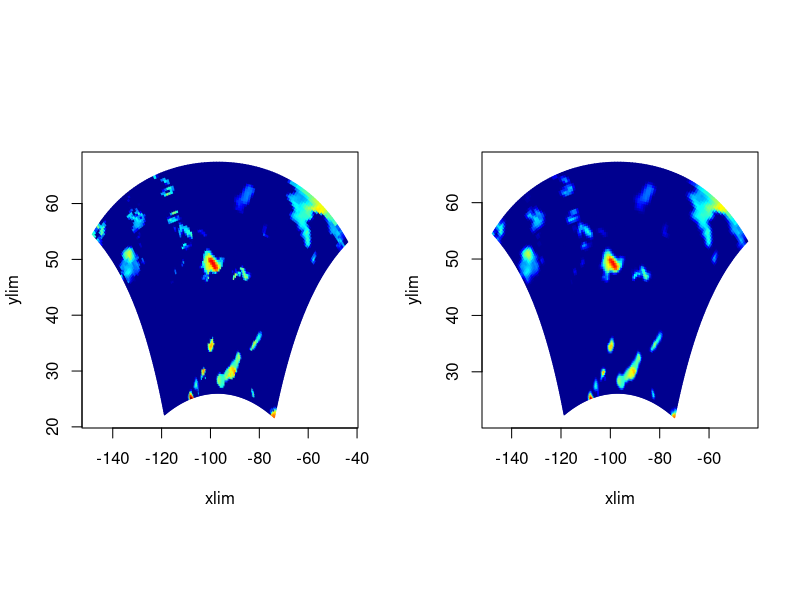
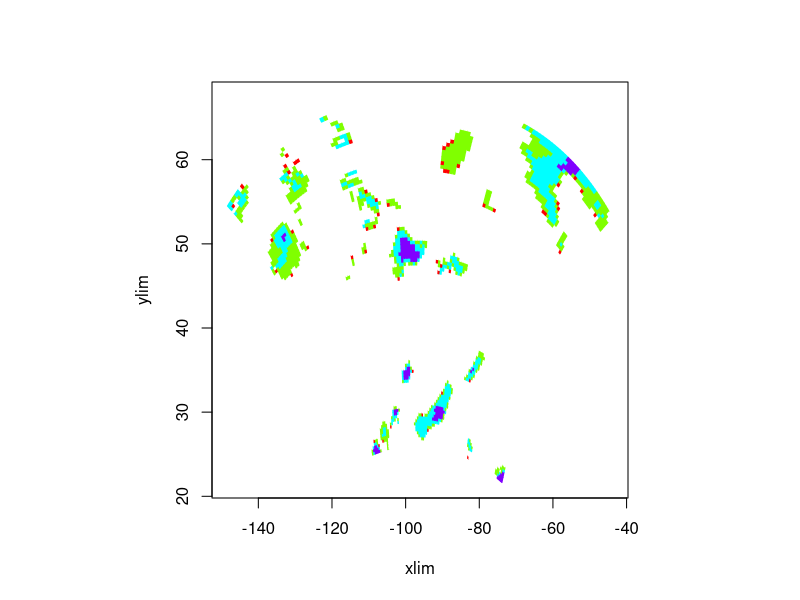
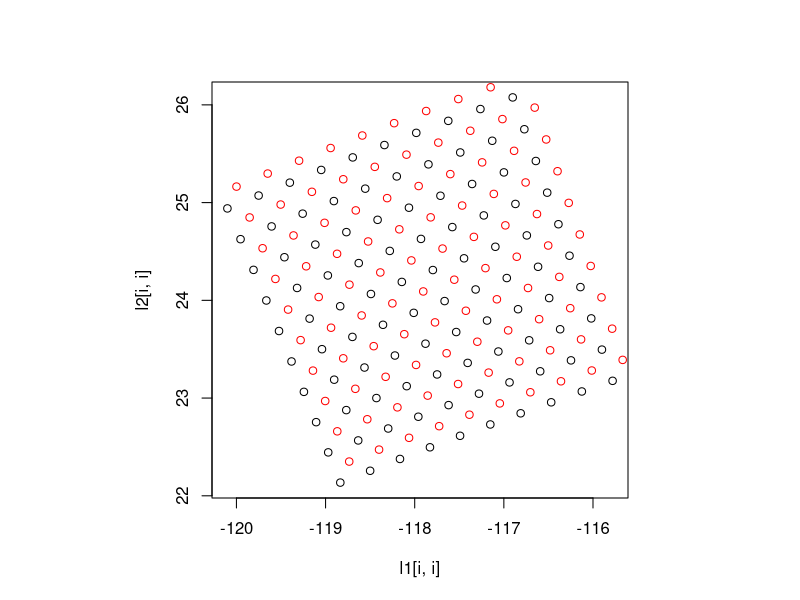

Recreate these plots in R, in order.
library(fields)


### Name: poly.image
### Title: Image plot for cells that are irregular quadrilaterals.
### Aliases: poly.image poly.image.regrid
### Keywords: spatial

### ** Examples

data(RCMexample)
set.panel( 1,2)
par(pty="s")
# plot with grid modified
poly.image( RCMexample$x, RCMexample$y, RCMexample$z[,,1])

# use midpoints of z
poly.image( RCMexample$x, RCMexample$y, RCMexample$z[,,1],midpoint=TRUE)

  set.panel()
# an example with quantile breaks

 brk<- quantile(  RCMexample$z[,,1], c( 0, .9,.95,.99,1.0) )
 poly.image( RCMexample$x, RCMexample$y, RCMexample$z[,,1], breaks=brk, col=
    rainbow(4))
  

# images are very similar. 
  set.panel()
# Regridding of x and y
  l1<- poly.image.regrid( RCMexample$x)
  l2<- poly.image.regrid( RCMexample$y)

# test that this works
  i<- 1:10
  plot( l1[i,i], l2[i,i])
  points( RCMexample$x[i,i], RCMexample$y[i,i],col="red")

 

  
